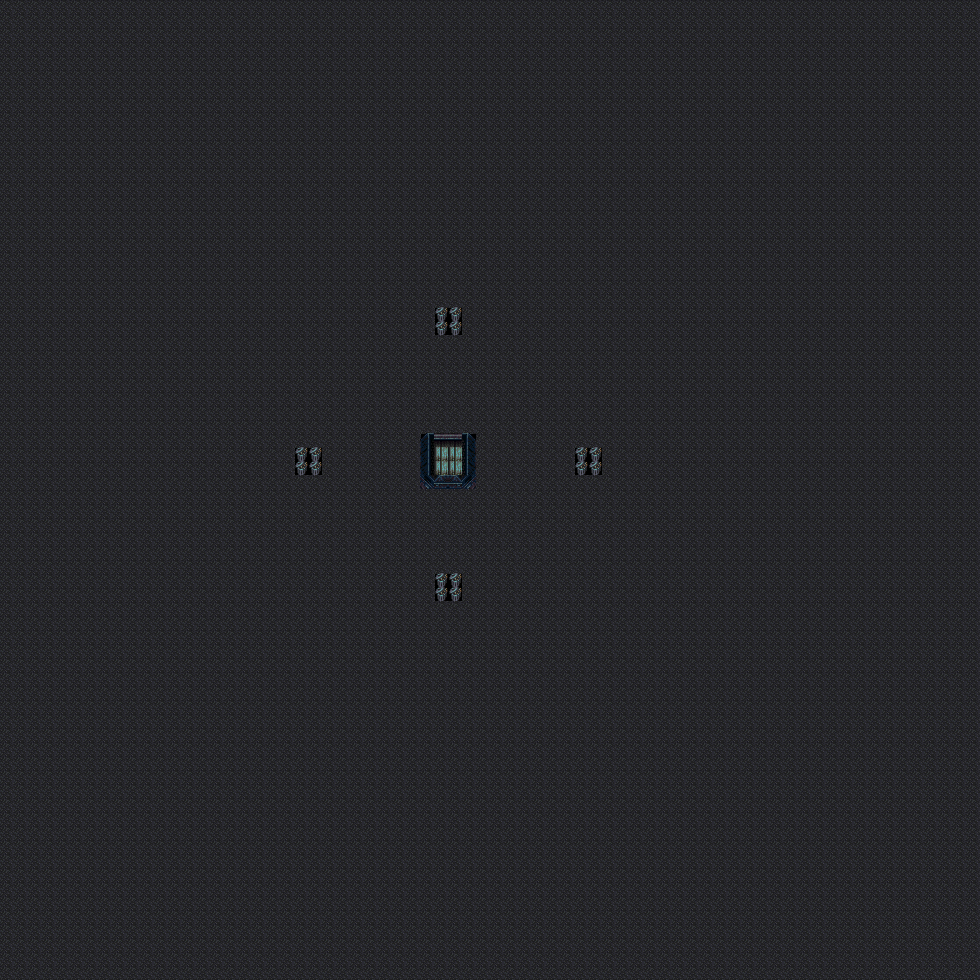

A level layout from a 2D game, rendered from its tile map. Below: a short description, then the map file with tile-grid data replaced by summaries:
An orthogonal 70x70 tile map with 14x14 px tiles, 2 tile layers (Background, Graphics) and 5 objects (Pillar_W, Pillar_N, Pillar_E, Pillar_S).

<map version="1.0" orientation="orthogonal" renderorder="right-down" width="70" height="70" tilewidth="14" tileheight="14" nextobjectid="31">
 <tileset firstgid="1" name="ff6MapTileZozo" tilewidth="15" tileheight="15" spacing="1" margin="1" tilecount="256" columns="16">
  <image source="ff6MapTileZozo.png" width="256" height="256" />
 </tileset>
 <layer name="Background" width="70" height="70">
  <data>[4900 cells, 4900 non-empty, 13 distinct tile ids]</data>
 </layer>
 <layer name="Graphics" width="70" height="70">
  <data>[4900 cells, 0 non-empty, 0 distinct tile ids]</data>
 </layer>
 <objectgroup name="Pillar">
  <object id="2" name="Pillar_W" x="297.333" y="448.667" width="28" height="28" />
  <object id="3" name="Pillar_N" x="435.333" y="308.333" width="28" height="28" />
  <object id="4" name="Pillar_E" x="575" y="448.333" width="28" height="28" />
  <object id="5" name="Pillar_S" x="434.333" y="574.333" width="28" height="28" />
 </objectgroup>
 <objectgroup name="Core">
  <object id="30" x="422.5" y="434" width="52.5" height="56" />
 </objectgroup>
</map>
